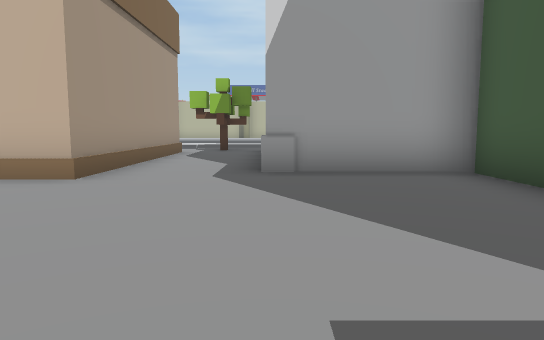
View 1 (above)

24 first-person views from a walk through a Unity game level. The camera is 1.2 m above the floor, tilts 6° down and sees 70° across. The floor is counted in squares, 2 m on a side. Each view is taken from the middle of a square. On the plan, view 1 faces up. The plan holds only what a view shows up to about 11 squares ahead; the rest is blank. The place goes on beyond the plan. The player character is not drawn. Some animated figures are left out.

View 2
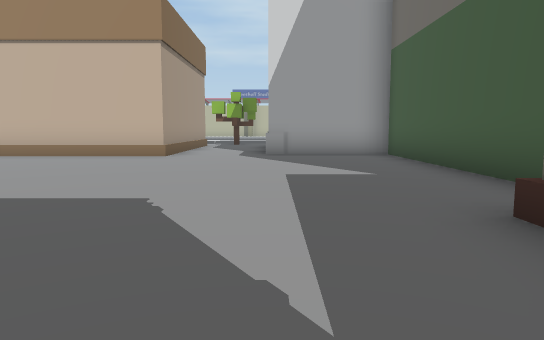

View 3
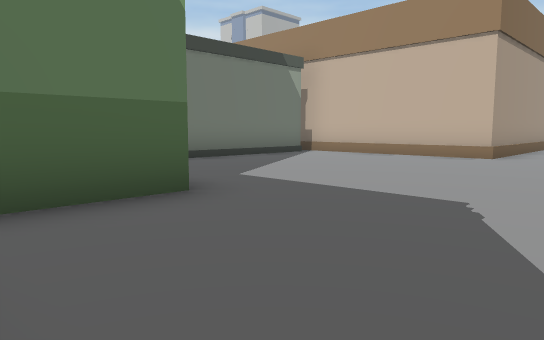

View 4
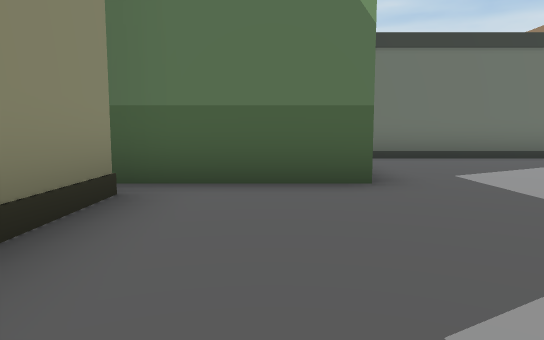

View 5
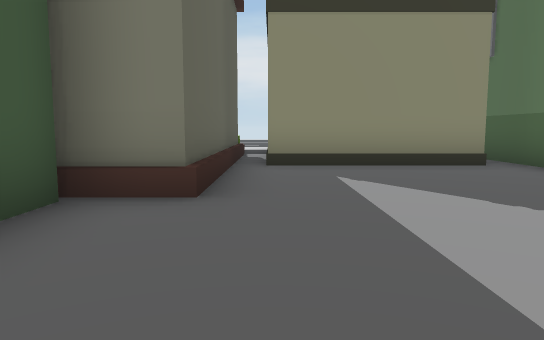

View 6
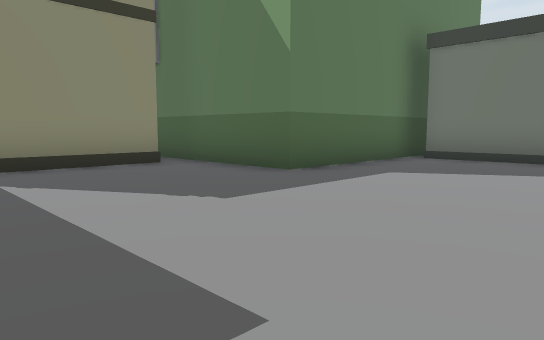

View 7
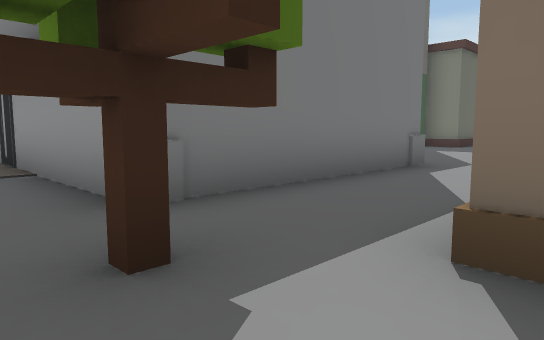

View 8
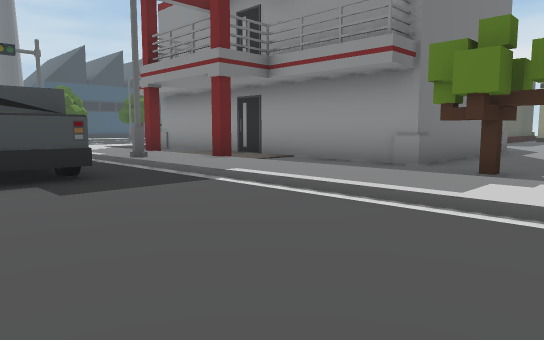

View 9
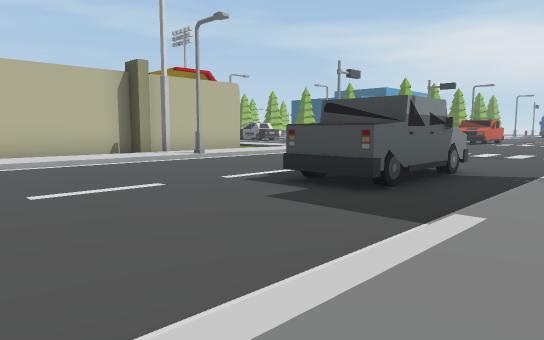

View 10
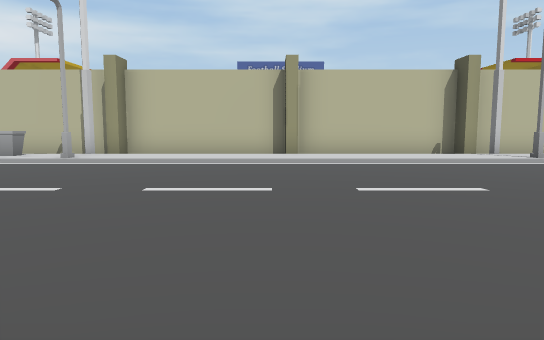

View 11
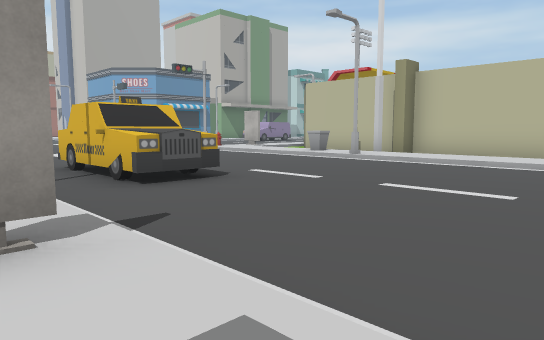

View 12
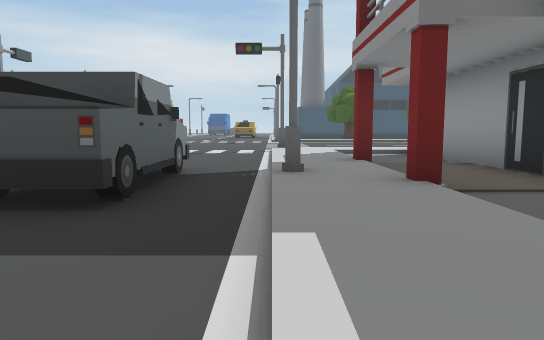

View 13
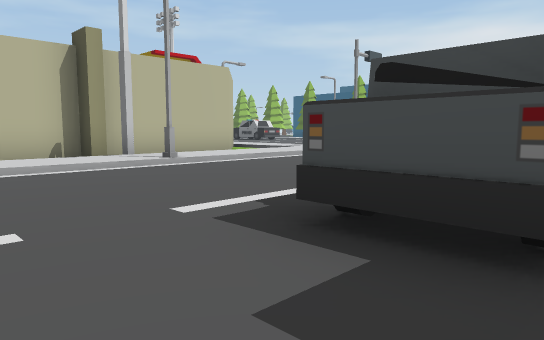

View 14
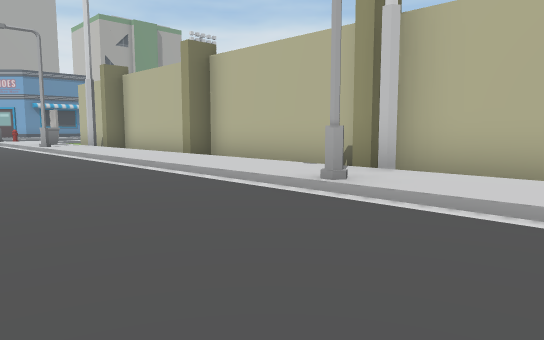

View 15
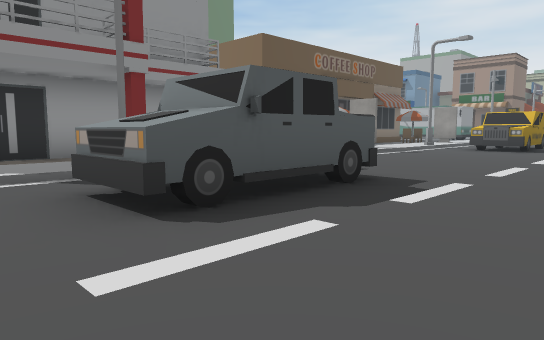

View 16
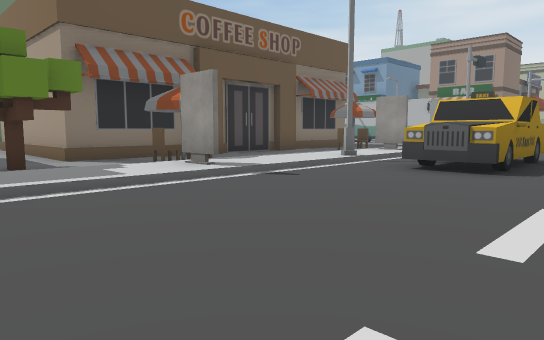

View 17
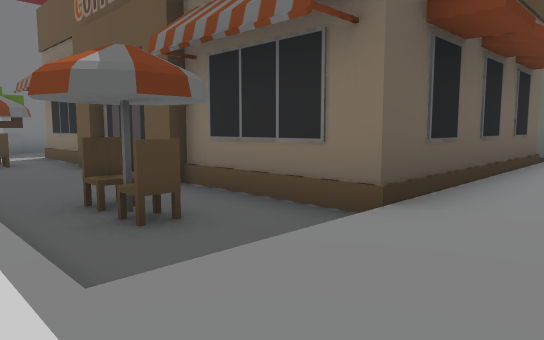

View 18
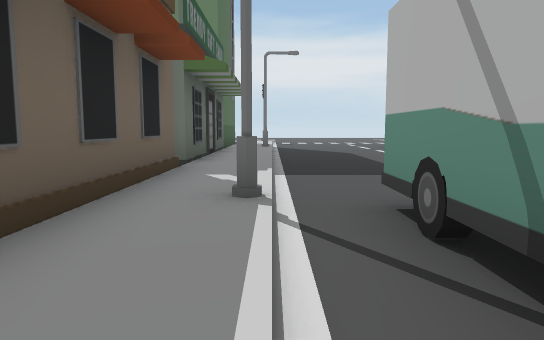

View 19
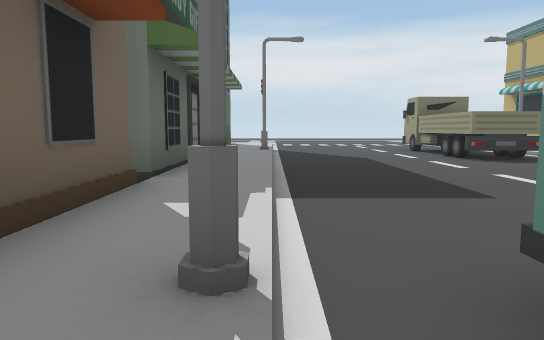

View 20
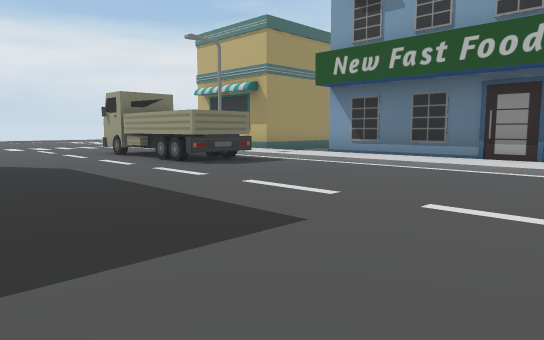

View 21
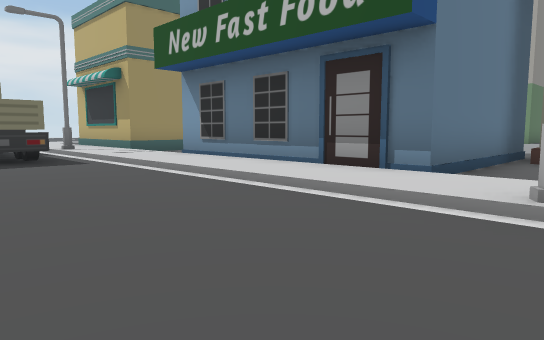

View 22
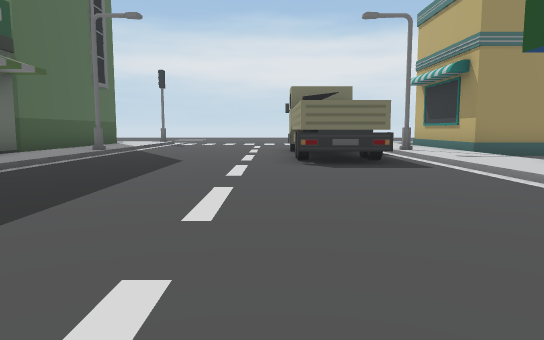

View 23
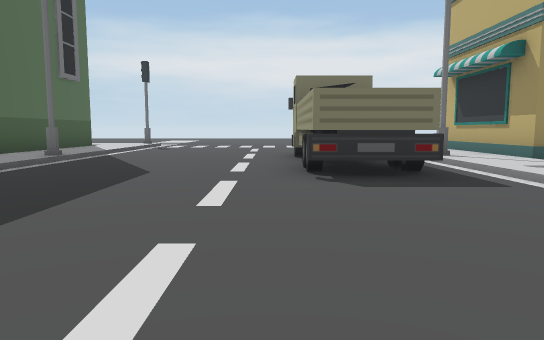

View 24
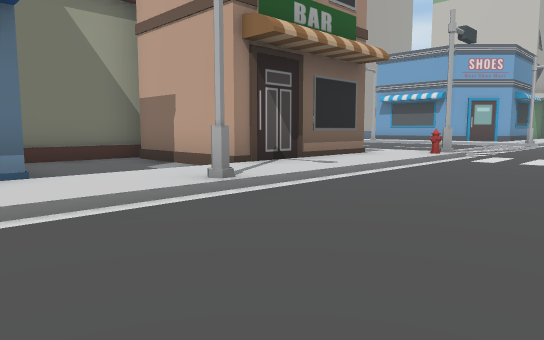

### Floor plan
Key: @ floor where view 1 was taken; # wall or solid block; . main floor; : floor 0.25 m higher than the main floor; / step, stairs or slope; T tree; B building; R truck; S streetlight; I billboard; C chair; U bus; H hydrant; O other object.
Columns run from 26 left of view 1 to 6 right of it. Each row starts with its distance up from view 1.
 24                  ################
 23                     #   #    #
 22                   O::::::::::::::
 21                  ///S/////////S//
 20                  ................
 19                  ................
 18                   ...............
 17       ..          ...............
 16       ..         .OOO.......RRR..
 15       ..         ..O.........R...
 14     ///.          //S/////////S//
 13     ::H..    /:::I:::::I:::::#:#:
 12     #:/..    /:.C.....C..T.......
 11     #:/..    /:..........T.......
 10     #:/..   U/:#########..#######
  9  B###:/..   U/:#       #..#
  8  B...:S...  US:#       #..#
  7  B...:/....../:#       #..#
  6 BBBBB:/....../:#       #..####
  5     B:/....../:#   #####.....B
  4     B:/....../:#   #.........B
  3     B:/....../:#   #.........B
  2     B:/....../:#   #.........B
  1     B:/....../:#   #.........B
  0      :/RR..../:#   #......@..B
 -1    ..:/RR..../:#   #.........B
 -2    ##:S R....S:BBBBBBBB.....BB
 -3     #:/RR..../:B      B.....B
 -4     #:/ R..../:B      B.....B
 -5     #    ..../:B      B.BBBBB

Where each view was taken, in squares from view 1:
view 1: 0 up, 0 right, facing up
view 2: 4 down, 0 right, facing up
view 3: 4 down, 0 right, facing up-left
view 4: 3 down, 1 right, facing left
view 5: 2 up, 1 right, facing down
view 6: 2 up, 1 right, facing down-left
view 7: 12 up, 3 left, facing down-right
view 8: 17 up, 3 left, facing down-right
view 9: 13 up, 2 left, facing up-right
view 10: 13 up, 2 left, facing up
view 11: 13 up, 1 left, facing up-left
view 12: 14 up, 1 left, facing right
view 13: 15 up, 0 right, facing up-right
view 14: 18 up, 6 right, facing up-left
view 15: 19 up, 6 right, facing down-left
view 16: 18 up, 0 right, facing down-left
view 17: 13 up, 13 left, facing down-right
view 18: 11 up, 13 left, facing down
view 19: 9 up, 13 left, facing down
view 20: 7 up, 13 left, facing down-left
view 21: 8 up, 17 left, facing down-left
view 22: 7 up, 17 left, facing down
view 23: 5 up, 17 left, facing down
view 24: 5 up, 17 left, facing up-left
